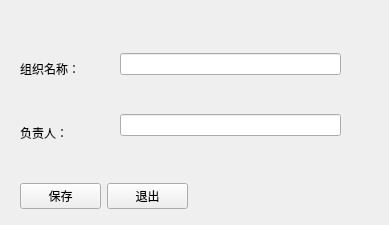
<?xml version="1.0" encoding="UTF-8"?>
<ui version="4.0">
 <class>AddOrgnizationWidget</class>
 <widget class="QWidget" name="AddOrgnizationWidget">
  <property name="geometry">
   <rect>
    <x>0</x>
    <y>0</y>
    <width>389</width>
    <height>225</height>
   </rect>
  </property>
  <property name="windowTitle">
   <string>添加组织</string>
  </property>
  <widget class="QWidget" name="">
   <property name="geometry">
    <rect>
     <x>20</x>
     <y>40</y>
     <width>77</width>
     <height>121</height>
    </rect>
   </property>
   <layout class="QVBoxLayout" name="verticalLayout">
    <item>
     <widget class="QLabel" name="label">
      <property name="text">
       <string>组织名称：</string>
      </property>
     </widget>
    </item>
    <item>
     <widget class="QLabel" name="label_2">
      <property name="text">
       <string>负责人：</string>
      </property>
     </widget>
    </item>
   </layout>
  </widget>
  <widget class="QWidget" name="">
   <property name="geometry">
    <rect>
     <x>120</x>
     <y>20</y>
     <width>221</width>
     <height>151</height>
    </rect>
   </property>
   <layout class="QVBoxLayout" name="verticalLayout_2">
    <item>
     <widget class="QLineEdit" name="nameEdit"/>
    </item>
    <item>
     <widget class="QLineEdit" name="ownerEdit"/>
    </item>
   </layout>
  </widget>
  <widget class="QWidget" name="">
   <property name="geometry">
    <rect>
     <x>20</x>
     <y>180</y>
     <width>168</width>
     <height>33</height>
    </rect>
   </property>
   <layout class="QHBoxLayout" name="horizontalLayout">
    <item>
     <widget class="QPushButton" name="saveBtn">
      <property name="text">
       <string>保存</string>
      </property>
     </widget>
    </item>
    <item>
     <widget class="QPushButton" name="exitBtn">
      <property name="text">
       <string>退出</string>
      </property>
     </widget>
    </item>
   </layout>
  </widget>
 </widget>
 <resources/>
 <connections/>
</ui>
